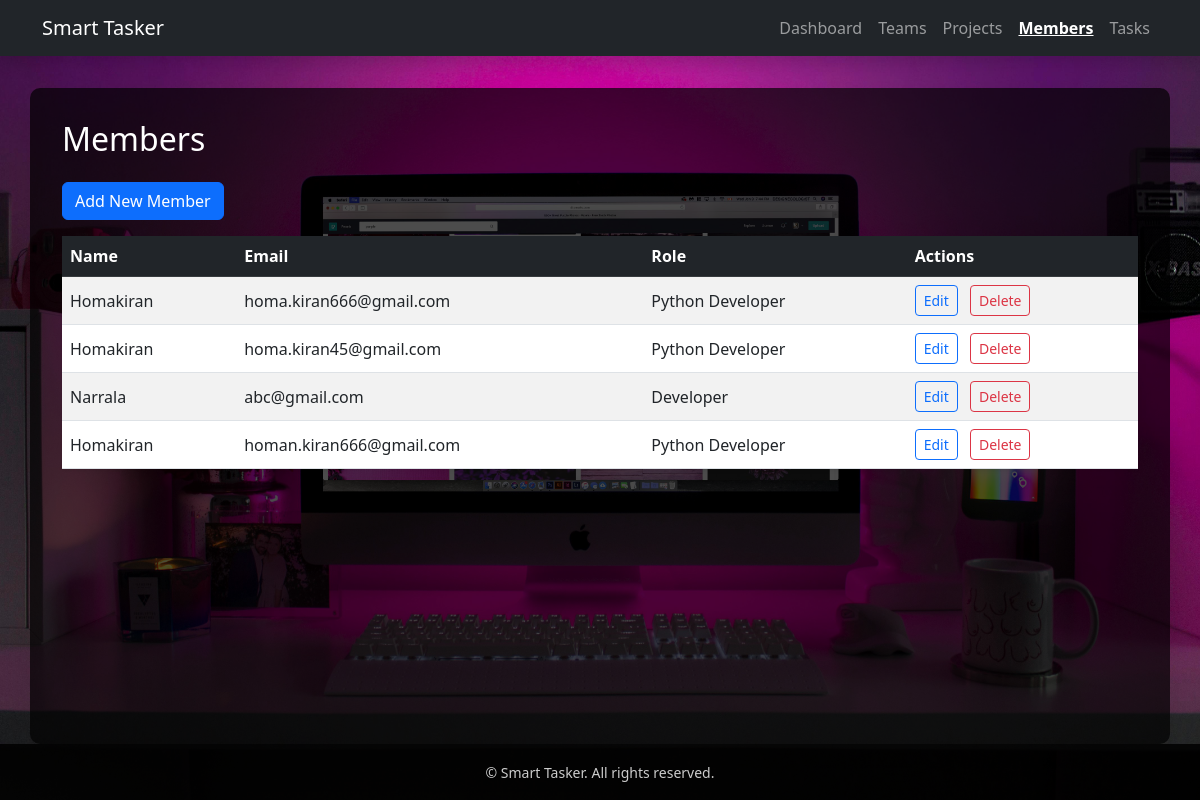
The page /members/ on the database its author committed.
### management/models.py (models this page shows, shortened)
class Member(models.Model):
    name = models.CharField(max_length=100)
    email = models.EmailField(unique=True)
    role = models.CharField(max_length=50)
    team = models.ForeignKey(Team, on_delete = models.CASCADE, related_name = 'members')

### management/views.py (the view)
# urls.py: path('members/', views.MemberListView.as_view(), name = 'member-list'),
class MemberListView(ListView):
    model = Member
    template_name = 'management/member_list.html'
    context_object_name = 'members'

### management/templates/management/member_list.html
{% extends "base.html" %}
{% block content %}
<h2 class="mb-4">Members</h2>
<a href="{% url 'member-create' %}" class="btn btn-primary mb-3">Add New Member</a>
{% if object_list %}
  <div class="table-responsive">
    <table class="table table-striped table-hover align-middle shadow-sm">
      <thead class="table-dark">
        <tr>
          <th>Name</th>
          <th>Email</th>
          <th>Role</th>
          <th>Actions</th>
        </tr>
      </thead>
      <tbody>
        {% for member in object_list %}
          <tr>
            <td>{{ member.name }}</td>
            <td>{{ member.email }}</td>
            <td>{{ member.role|default:"N/A" }}</td>
            <td>
              <a href="{% url 'member-update' member.pk %}" class="btn btn-outline-primary btn-sm me-2">Edit</a>
              <a href="{% url 'member-delete' member.pk %}" class="btn btn-outline-danger btn-sm">Delete</a>
            </td>
          </tr>
        {% endfor %}
      </tbody>
    </table>
  </div>
{% else %}
  <p class="text-muted fst-italic">No members found.</p>
{% endif %}
{% endblock %}

### smart_tasker/templates/base.html (shortened to what this page needs)
{% load static %}
<!DOCTYPE html>
<html lang="en">
<head>
    <link href="https://cdn.jsdelivr.net/npm/bootstrap@5.3.0/dist/css/bootstrap.min.css" rel="stylesheet" />
</head>
<body>
<nav class="navbar navbar-expand-lg navbar-dark bg-dark shadow">
  <div class="container">
    <a class="navbar-brand" href="{% url 'dashboard' %}">Smart Tasker</a>
    <div class="collapse navbar-collapse" id="navbarNav">
      <ul class="navbar-nav ms-auto">
        <li class="nav-item">
          <a class="nav-link {% if request.resolver_match.url_name == 'dashboard' %}active{% endif %}" href="{% url 'dashboard' %}">Dashboard</a>
        </li>
        <li class="nav-item">
          <a class="nav-link {% if 'team' in request.resolver_match.url_name %}active{% endif %}" href="{% url 'team-list' %}">Teams</a>
        </li>
        <li class="nav-item">
          <a class="nav-link {% if 'project' in request.resolver_match.url_name %}active{% endif %}" href="{% url 'project-list' %}">Projects</a>
        </li>
        <li class="nav-item">
          <a class="nav-link {% if 'member' in request.resolver_match.url_name %}active{% endif %}" href="{% url 'member-list' %}">Members</a>
        </li>
        <li class="nav-item">
          <a class="nav-link {% if 'task' in request.resolver_match.url_name %}active{% endif %}" href="{% url 'task-list' %}">Tasks</a>
        </li>
      </ul>
    </div>
  </div>
</nav>
<main class="container shadow-lg">
  {% block content %}
  {% endblock %}
</main>
<footer>
  <div class="container">
    <small>&copy; {{ now|date:"Y" }} Smart Tasker. All rights reserved.</small>
  </div>
</footer>
</body>
</html>

### rows shown on the page
Member: name "Homakiran", email "homa.kiran666@gmail.com", role "Python Developer"
Member: name "Homakiran", email "homa.kiran45@gmail.com", role "Python Developer"
Member: name "Narrala", email "abc@gmail.com", role "Developer"
Member: name "Homakiran", email "homan.kiran666@gmail.com", role "Python Developer"
